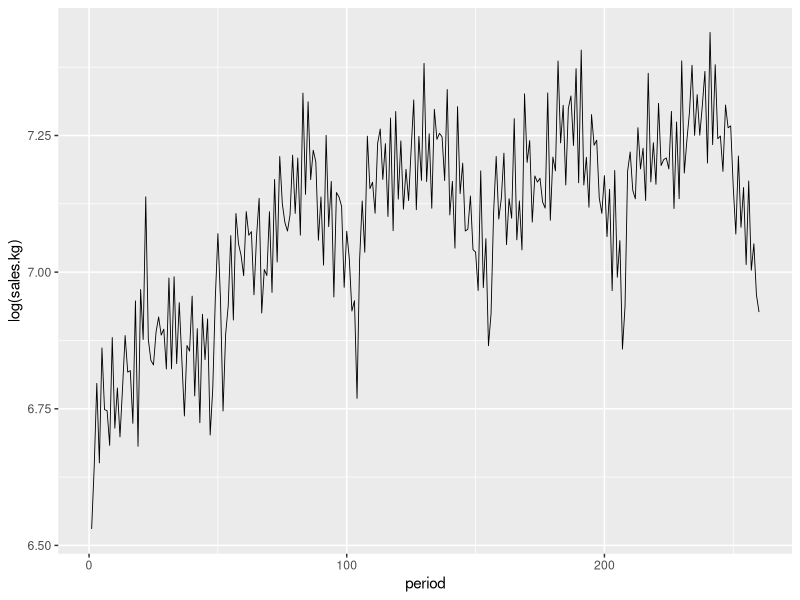
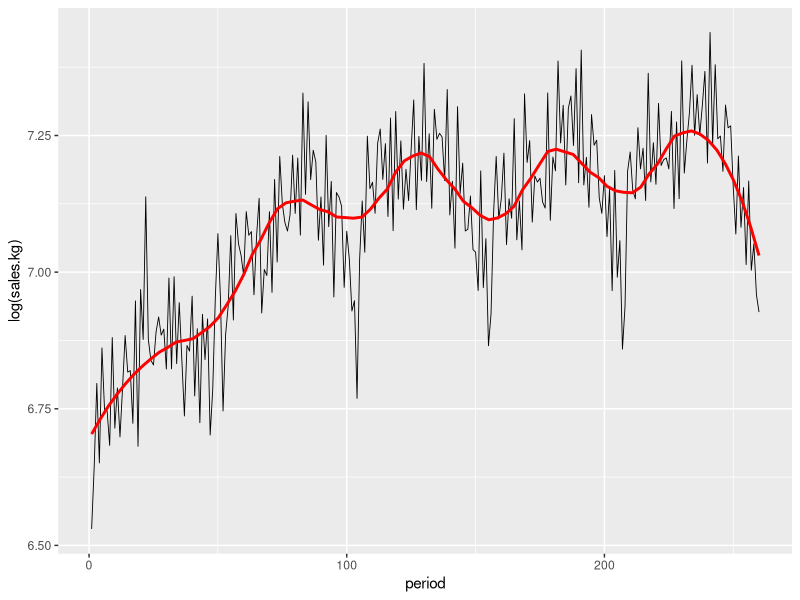
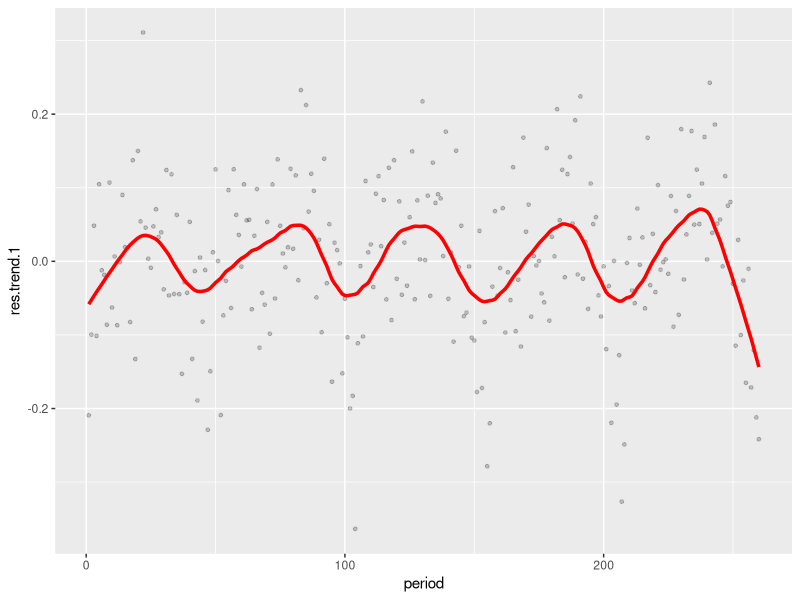
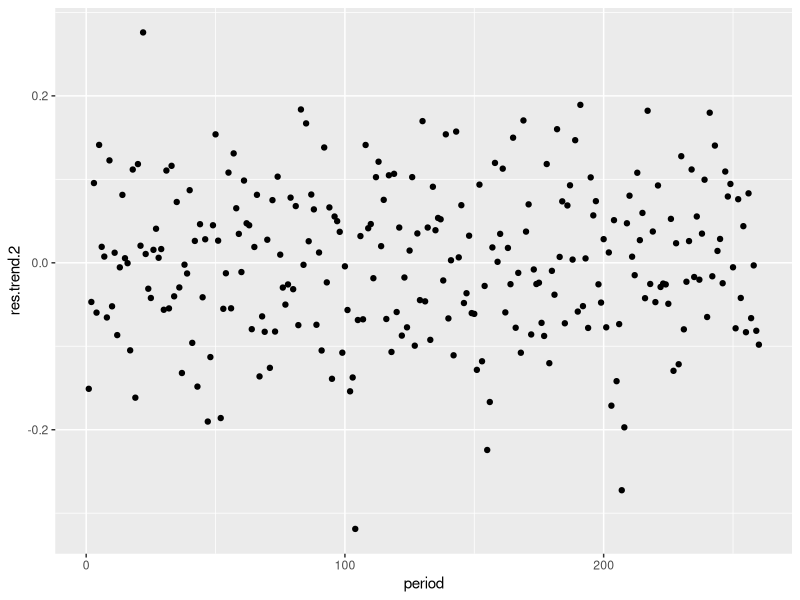
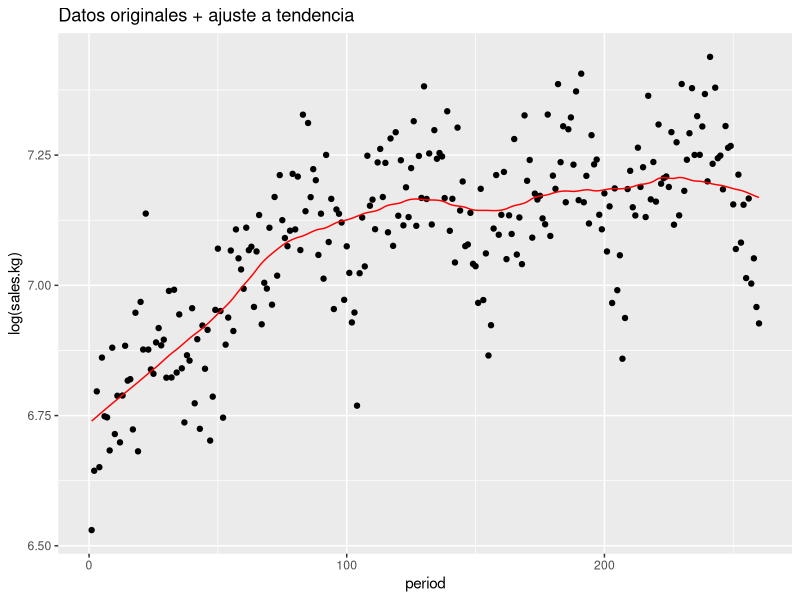
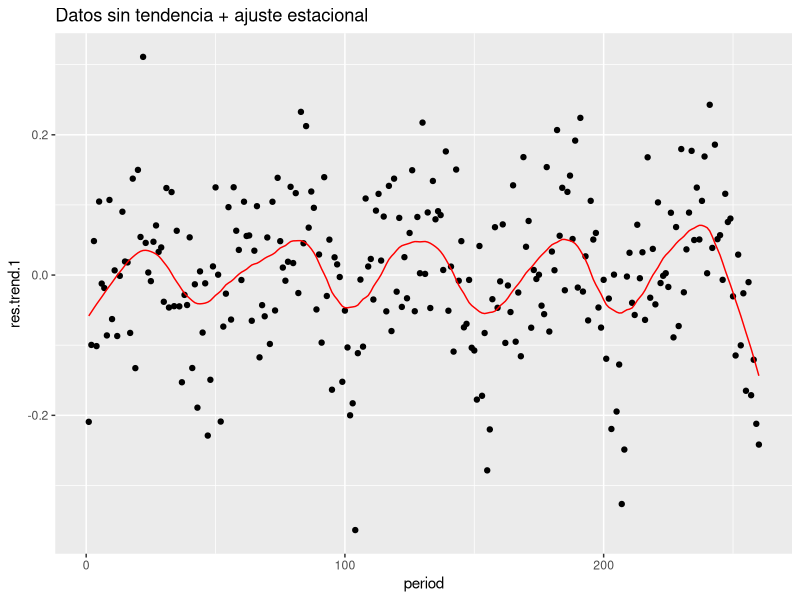
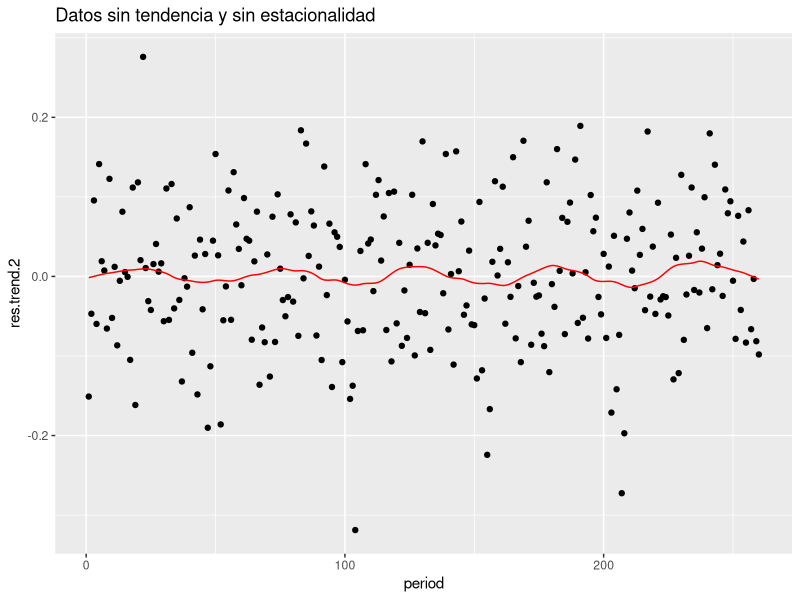
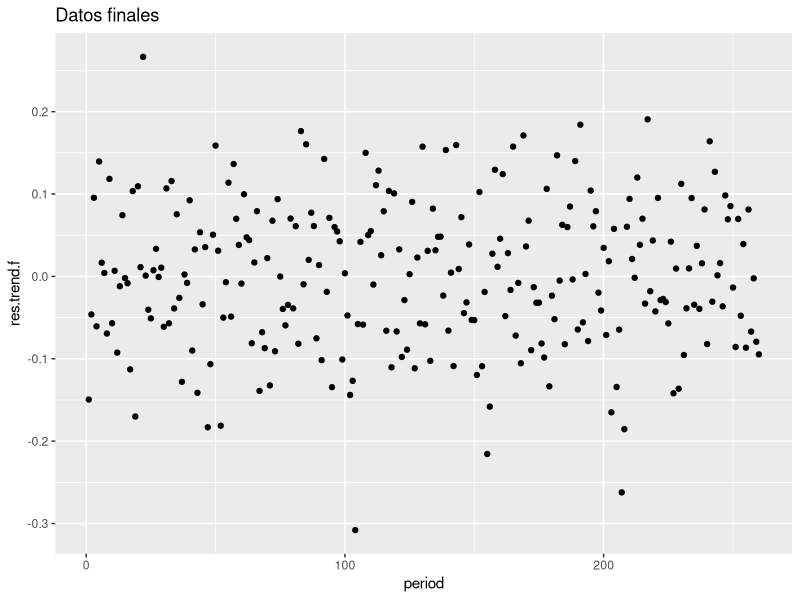

Write the R code that produced these figures, in order.
## ---- chunk 1
knitr::opts_chunk$set(echo = TRUE, error=TRUE)

# cargamos paquetes
library(tidyverse)
## ---- chunk 2
ventas <- read_csv("ventas_semanal.csv")
head(ventas)
ggplot(ventas, aes(x = period, y = log(sales.kg))) + 
  geom_line(size = 0.3)
## ---- chunk 3

ggplot(ventas, 
       aes(
         x = period, 
         y = log(sales.kg)
         )
       ) +
  
  geom_line(
    size = 0.3
    ) +
  
  geom_smooth(
    method = "loess",
    span=0.3,
    degree = 1,
    se = FALSE,
    size = 1,
    color = "red"
    )


fit_trend_1 <- loess(
  log(sales.kg) ~ period,
  ventas,
  span = 0.3,
  degree = 1
  )
## ---- chunk 4

print(head(ventas))


## Cálculo de los residuales 1
ventas_v1 <- ventas %>%
  mutate(ajuste_1 = fitted(fit_trend_1)) %>%
  mutate(res.trend.1 = log(sales.kg) - ajuste_1)

print(head(ventas_v1))


## Ajuste estacional (ajuste 2)
fit_trend_2 <-loess(
  res.trend.1 ~ period,
  ventas_v1,
  span=0.15,
  degree=1
)


## Cálculo de los residuales 2
ventas_v2 <- ventas_v1 %>%
  mutate(ajuste_2 = fitted(fit_trend_2)) %>%
  mutate(res.trend.2 = res.trend.1 - ajuste_2)

print(head(ventas_v2))


## Gráfica de estacionalidad de las ventas
ggplot(
  ventas_v2,
  aes(
    x=period
  )
) +
  geom_point(
    aes(
      y=res.trend.1
    ),
    alpha=0.2,
    size=1
  ) +
  geom_line(
    aes(
      y=ajuste_2
    ),
    colour="red",
    size=1.2
  )
## ---- chunk 5

ggplot(
  ventas_v2,
     aes(
       x = period,
       y = res.trend.2
       )
     ) +
  geom_point(
  )

# fit_season_high <- 
## ---- chunk 6

## Suavización de los puntos resultantes después de las dos suavizaciones previas

#### Creación de curva de Loess
fit_trend_f <- loess(
  res.trend.2 ~ period,
  ventas_v2,
  span=0.2,
  degree=1
)


#### Ajuste de la curva con los datos
ventas_vf <- ventas_v2 %>%
  mutate(ajuste_f = fitted(fit_trend_f)) %>%
  mutate(res.trend.f = res.trend.2 - ajuste_f)

print(head(ventas_vf))

## ---- chunk 7

## Datos originales + ajuste a tendencia
g1 <- ggplot(
  ventas_vf,
  aes(
    x=period
  )
) +
  geom_point(
    aes(
      y=log(sales.kg)
    )
  ) +
  geom_line(
    aes(
      y=ajuste_1
    ),
    colour="red"
  ) +
  labs(
    title="Datos originales + ajuste a tendencia"
  )


## Datos sin tendencia + ajuste estacional
g2 <- ggplot(
  ventas_vf,
  aes(
    x=period
  )
) +
  geom_point(
    aes(
      y=res.trend.1
    )
  ) +
  geom_line(
    aes(
      y=ajuste_2
    ),
    colour="red"
  ) +
  labs(
    title="Datos sin tendencia + ajuste estacional"
  )


## Datos sin tendencia y sin estacionalidad
g3 <- ggplot(
  ventas_vf,
  aes(
    x=period
  )
) +
  geom_point(
    aes(
      y=res.trend.2
    )
  ) +
  geom_line(
    aes(
      y=ajuste_f
    ),
    colour="red"
  ) +
  labs(
    title="Datos sin tendencia y sin estacionalidad"
  )


## Datos finales
g4 <- ggplot(
  ventas_vf,
  aes(
    x=period
  )
) +
  geom_point(
    aes(
      y=res.trend.f
    )
  ) +
  labs(
    title="Datos finales"
  )


print(g1)
print(g2)
print(g3)
print(g4)

## ---- chunk 8

## Gráfica de los residuales
ggplot(
  ventas_vf,
  aes(
    sample = res.trend.f
  )
) +
  geom_qq(
    distribution = stats::qunif
  ) +
  ylab("Ventas (residual)") +
  xlab("")

